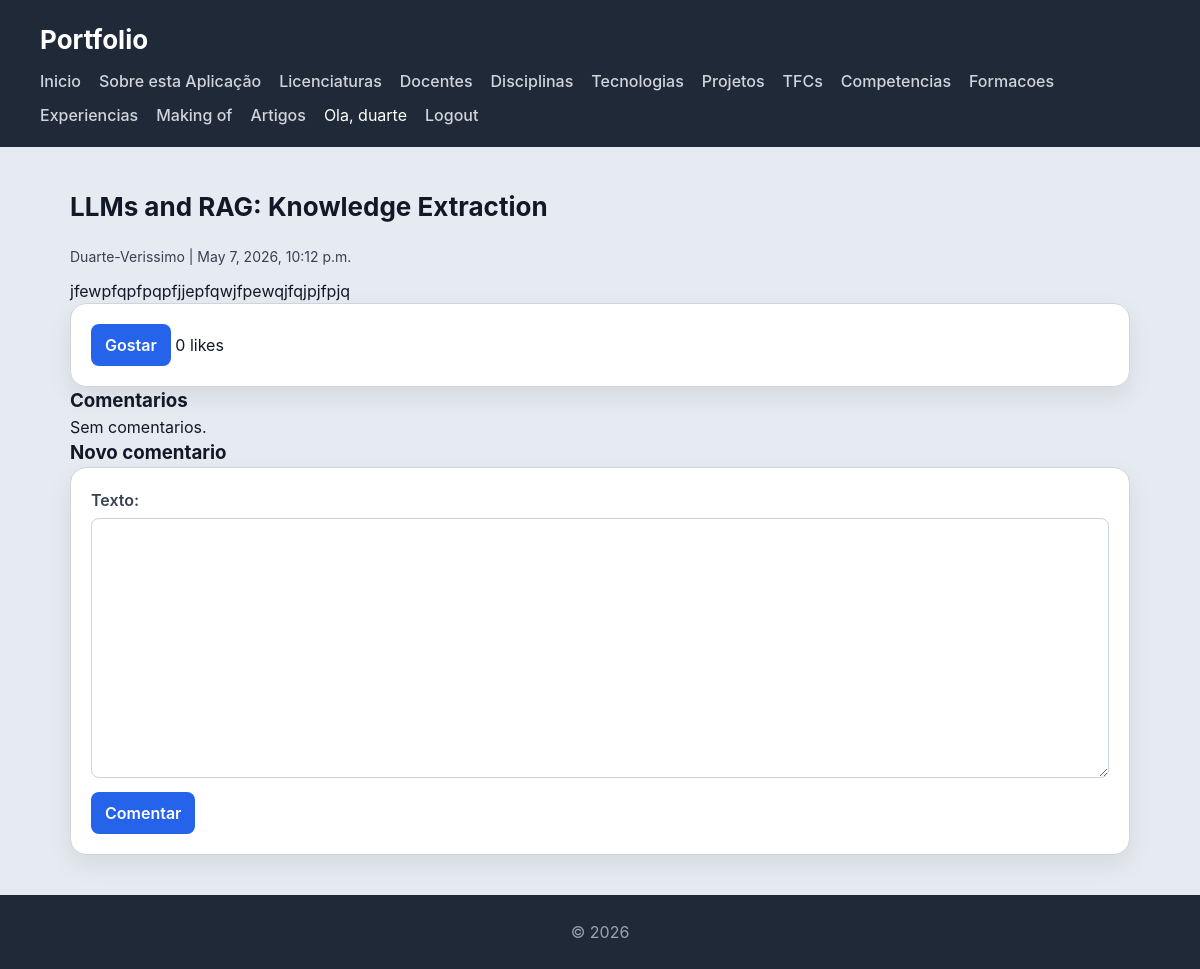
The app's page /artigos/2/ (signed in), older data.
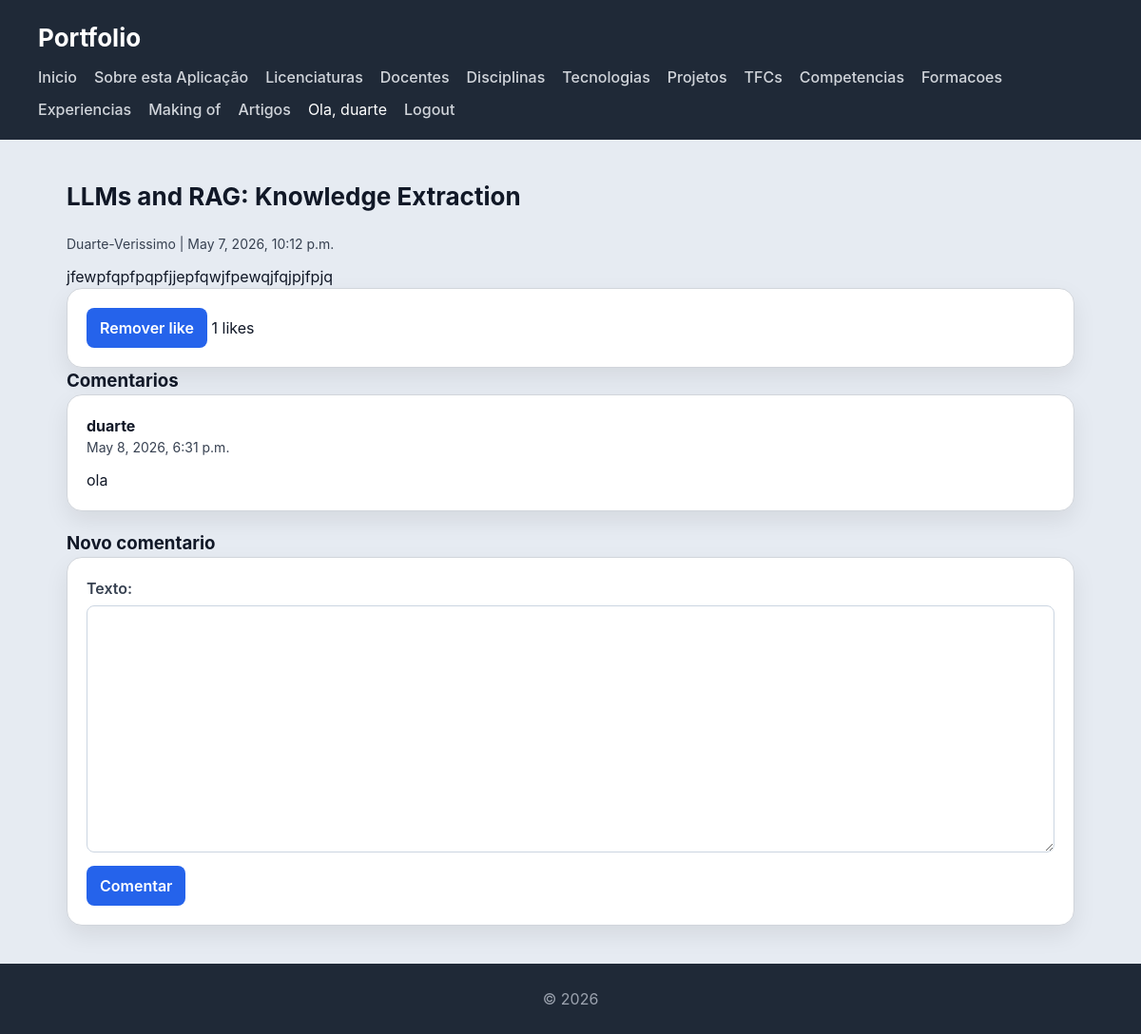
The same page, newer data.
### artigos/models.py (models this page shows, shortened)
class Comentario(models.Model):
    artigo = models.ForeignKey(
        Artigo,
        on_delete=models.CASCADE,
        related_name='comentarios',
    )
    autor = models.ForeignKey(
        User,
        on_delete=models.CASCADE,
        related_name='comentarios_artigos',
    )
    texto = models.TextField()
    data_criacao = models.DateTimeField(auto_now_add=True)
    class Meta:
        ordering = ['data_criacao']

### artigos/views.py (the view)
# urls.py: path('<int:artigo_id>/', views.detalhe_artigo, name='detalhe_artigo'),
def detalhe_artigo(request, artigo_id):
    artigo = get_object_or_404(
        Artigo.objects.select_related('autor'),
        id=artigo_id,
    )
    comentarios = artigo.comentarios.select_related('autor')
    comentario_form = ComentarioForm()
    liked = False
    if request.user.is_authenticated:
        liked = artigo.likes.filter(user=request.user).exists()
    elif request.session.session_key:
        liked = artigo.likes.filter(
            user__isnull=True,
            session_key=request.session.session_key,
        ).exists()
    return render(
        request,
        'artigos/detalhe_artigo.html',
        {
            'artigo': artigo,
            'comentarios': comentarios,
            'comentario_form': comentario_form,
            'likes_count': artigo.likes.count(),
            'liked': liked,
            'pode_editar': user_is_autor(request.user) and request.user == artigo.autor,
        },
    )

### artigos/forms.py
class ComentarioForm(forms.ModelForm):
    class Meta:
        model = Comentario
        fields = ['texto']

### artigos/utils.py (called while the page is built)
def user_is_autor(user):
    return user.is_authenticated and user.groups.filter(name=AUTORES_GROUP_NAME).exists()

### artigos/templates/artigos/detalhe_artigo.html (shortened to what this page needs)
{% extends "portfolio/base.html" %}
{% block content %}
<article>
  <header>
    <h2>{{ artigo.titulo }}</h2>
    <p>{{ artigo.autor.username }} | {{ artigo.data_criacao }}</p>
  </header>
  <p>{{ artigo.texto|linebreaks }}</p>
  <form action="{% url 'like_artigo' artigo.id %}" method="post">
    <button type="submit">{% if liked %}Remover like{% else %}Gostar{% endif %}</button>
    <span>{{ likes_count }} likes</span>
  </form>
</article>
<section>
  <h3>Comentarios</h3>
  {% for comentario in comentarios %}
  <article>
    <header>
      <h4>{{ comentario.autor.username }}</h4>
      <p>{{ comentario.data_criacao }}</p>
    </header>
    <p>{{ comentario.texto|linebreaks }}</p>
  </article>
  {% empty %}
  <p>Sem comentarios.</p>
  {% endfor %}
</section>
<section>
  <h3>Novo comentario</h3>
  {% if request.user.is_authenticated %}
  <form action="{% url 'comentar_artigo' artigo.id %}" method="post">
    {{ comentario_form.as_p }}
    <button type="submit">Comentar</button>
  </form>
  {% else %}
  <p><a href="{% url 'login' %}">Inicia sessao</a> para comentar.</p>
  {% endif %}
</section>
{% endblock %}

Row changes from the older to the newer data that the page shows:
added Comentario: autor.username "duarte", data_criacao "May 8, 2026, 6:31 p.m.", texto "ola"
Text that changed along with them:
{{ likes_count }}: "0" → "1"
text no longer shown: "Gostar Sem comentarios."
text now shown: "Remover like"
